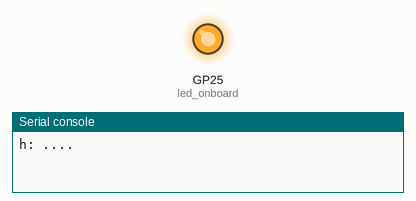
A program run on a simulated Raspberry Pi Pico running MicroPython. Shown: output pins drawn as LEDs (lit = HIGH), the last lines printed to the serial console. At 51.5 s the program stops and its outputs stay as they are.

Above: at 0.1 s.
At 37.6 s:
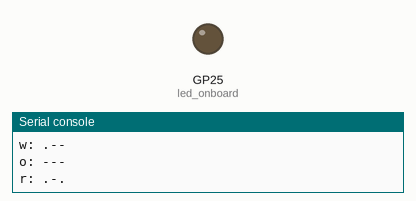
Timing chart, 0 to 39.5 s (numbered marks = the images above):
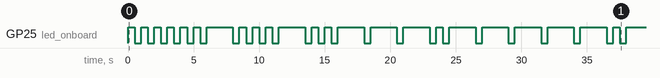

The program:

main.py
```python
import machine
import utime

led_onboard = machine.Pin(25, machine.Pin.OUT)

latin_alphabet = [
    'a','b','c','d','e','f','g',
    'h','i','j','k','l','m','n',
    'o','p','q','r','s','t','u',
    'v','w','x','y','z']

morse_alphabet = [
    '.-','-...','-.-.','-..','.','..-.','--.',
    '....','..','.---','-.-','.-..','--','-.',
    '---','.--.','--.-','.-.','...','-','..-',
    '...-','.--','-..-','-.--','--..',]

msg = 'Hello World'
msg_converted = list()

for word in msg:
    for letter in word.lower():
        if letter in latin_alphabet:
            msg_converted.append(morse_alphabet[latin_alphabet.index(letter)])


for morse_letter in msg_converted:
    print(f'{latin_alphabet[morse_alphabet.index(morse_letter)]}: {morse_letter}')
    for x in morse_letter:
        if x == '-':
            led_onboard.value(1)
            utime.sleep(2)
        else:
            led_onboard.value(1)
            utime.sleep(0.5)

        led_onboard.value(0)
        utime.sleep(0.5)
```

Measured:
- by itself, GP25 (led_onboard): LOW → HIGH at 0.00 s, → LOW 0.50 s later, → HIGH 0.50 s later, → LOW 0.50 s later, … (47 changes in this stretch)
